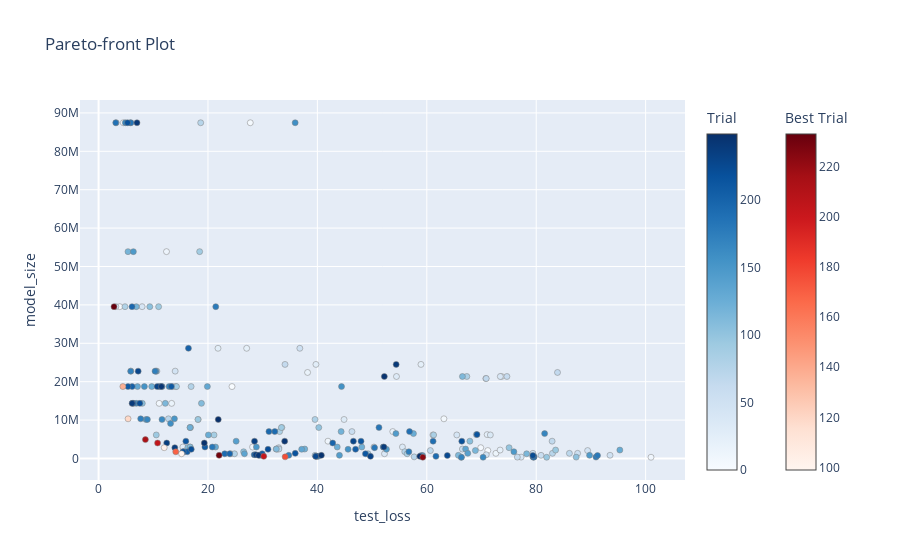

Source (notebook cell):
### Code cell
### load the study and plot pareto
with open("optuna_study_250.pkl", "rb") as f:
    study = pickle.load(f)
    
fig = optuna.visualization.plot_pareto_front(
    study,
    targets=lambda t: (t.values[0], t.values[1]),
    target_names=["test_loss", "model_size"]
)

fig.show()

### Figure 1 — Plotly figure (JSON) as saved in the notebook; plotly's stock layout.template omitted (floating-point values rounded to 4 significant figures; data arrays with more than 128 entries replaced by an {"elided": "..."} marker saying what was removed)
{"data": [{"hovertemplate": "%{text}<extra>Trial</extra>", "marker": {"color": {"elided": "238 int values"}, "colorbar": {"title": {"text": "Trial"}}, "colorscale": [[0, "rgb(247,251,255)"], [0.125, "rgb(222,235,247)"], [0.25, "rgb(198,219,239)"], [0.375, "rgb(158,202,225)"], [0.5, "rgb(107,174,214)"], [0.625, "rgb(66,146,198)"], [0.75, "rgb(33,113,181)"], [0.875, "rgb(8,81,156)"], [1, "rgb(8,48,107)"]], "line": {"color": "Grey", "width": 0.5}}, "mode": "markers", "showlegend": false, "text": {"elided": "238 str values"}, "type": "scatter", "x": {"elided": "238 float values"}, "y": {"elided": "238 int values"}}, {"hovertemplate": "%{text}<extra>Best Trial</extra>", "marker": {"color": [99, 102, 119, 137, 169, 176, 202, 204, 214, 223, 230, 233], "colorbar": {"title": {"text": "Best Trial"}, "x": 1.1, "xpad": 40}, "colorscale": [[0, "rgb(255,245,240)"], [0.125, "rgb(254,224,210)"], [0.25, "rgb(252,187,161)"], [0.375, "rgb(252,146,114)"], [0.5, "rgb(251,106,74)"], [0.625, "rgb(239,59,44)"], [0.75, "rgb(203,24,29)"], [0.875, "rgb(165,15,21)"], [1, "rgb(103,0,13)"]], "line": {"color": "Grey", "width": 0.5}}, "mode": "markers", "showlegend": false, "text": ["{<br>  \"number\": 99,<br>  \"values\": [<br>    15.17159161376953,<br>    1229366.0<br>  ],<br>  \"params\": {<br>    \"lr\": 0.002845869663226317,<br>    \"latent_dim\": 256,<br>    \"hidden_dim\": 512,<br>    \"dropout\": 0.00937026146829295,<br>    \"weight_decay\": 3.7784678590189794e-05<br>  }<br>}", "{<br>  \"number\": 102,<br>  \"values\": [<br>    11.994559539794922,<br>    2806838.0<br>  ],<br>  \"params\": {<br>    \"lr\": 0.0032460033071005276,<br>    \"latent_dim\": 1024,<br>    \"hidden_dim\": 512,<br>    \"dropout\": 0.00937026146829295,<br>    \"weight_decay\": 1.1829693903474744e-05<br>  }<br>}", "{<br>  \"number\": 119,<br>  \"values\": [<br>    5.392251373291016,<br>    10331702.0<br>  ],<br>  \"params\": {<br>    \"lr\": 0.0007130032960533752,<br>    \"latent_dim\": 2048,<br>    \"hidden_dim\": 1024,<br>    \"dropout\": 0.05947120720739868,<br>    \"weight_decay\": 3.383148245330149e-05<br>  }<br>}", "{<br>  \"number\": 137,<br>  \"values\": [<br>    4.445593185424805,<br>    18732598.0<br>  ],<br>  \"params\": {<br>    \"lr\": 0.0005386060664441708,<br>    \"latent_dim\": 4096,<br>    \"hidden_dim\": 1024,<br>    \"dropout\": 0.1096046099745216,<br>    \"weight_decay\": 0.0026276886987540733<br>  }<br>}", "{<br>  \"number\": 169,<br>  \"values\": [<br>    14.109542541503906,<br>    1755190.0<br>  ],<br>  \"params\": {<br>    \"lr\": 0.00480225481685459,<br>    \"latent_dim\": 512,<br>    \"hidden_dim\": 512,<br>    \"dropout\": 0.00937026146829295,<br>    \"weight_decay\": 0.008442202581361823<br>  }<br>}", "{<br>  \"number\": 176,<br>  \"values\": [<br>    34.106224609375,<br>    418358.0<br>  ],<br>  \"params\": {<br>    \"lr\": 0.00997994356687238,<br>    \"latent_dim\": 128,<br>    \"hidden_dim\": 256,<br>    \"dropout\": 0.07912890031204944,<br>    \"weight_decay\": 1.4404897779392952e-05<br>  }<br>}", "{<br>  \"number\": 202,<br>  \"values\": [<br>    30.199758422851563,<br>    550198.0<br>  ],<br>  \"params\": {<br>    \"lr\": 0.002030820127212753,<br>    \"latent_dim\": 256,<br>    \"hidden_dim\": 256,<br>    \"dropout\": 0.09693029342683362,<br>    \"weight_decay\": 0.00010608039852090302<br>  }<br>}", "{<br>  \"number\": 204,<br>  \"values\": [<br>    10.78721713256836,<br>    4031030.0<br>  ],<br>  \"params\": {<br>    \"lr\": 0.0006853851557760242,<br>    \"latent_dim\": 512,<br>    \"hidden_dim\": 1024,<br>    \"dropout\": 0.08472091738406912,<br>    \"weight_decay\": 0.008442202581361823<br>  }<br>}", "{<br>  \"number\": 214,<br>  \"values\": [<br>    8.560082550048827,<br>    4910134.0<br>  ],<br>  \"params\": {<br>    \"lr\": 0.0007130032960533752,<br>    \"latent_dim\": 2048,<br>    \"hidden_dim\": 512,<br>    \"dropout\": 0.05947120720739868,<br>    \"weight_decay\": 3.383148245330149e-05<br>  }<br>}", "{<br>  \"number\": 223,<br>  \"values\": [<br>    59.27087182617188,<br>    319478.0<br>  ],<br>  \"params\": {<br>    \"lr\": 0.00480225481685459,<br>    \"latent_dim\": 32,<br>    \"hidden_dim\": 256,<br>    \"dropout\": 0.08472091738406912,<br>    \"weight_decay\": 0.008442202581361823<br>  }<br>}", "{<br>  \"number\": 230,<br>  \"values\": [<br>    22.034921325683595,<br>    813878.0<br>  ],<br>  \"params\": {<br>    \"lr\": 0.00480225481685459,<br>    \"latent_dim\": 512,<br>    \"hidden_dim\": 256,<br>    \"dropout\": 0.08472091738406912,<br>    \"weight_decay\": 0.008442202581361823<br>  }<br>}", "{<br>  \"number\": 233,<br>  \"values\": [<br>    2.8203153457641603,<br>    39537206.0<br>  ],<br>  \"params\": {<br>    \"lr\": 0.0003824211765240525,<br>    \"latent_dim\": 4096,<br>    \"hidden_dim\": 2048,<br>    \"dropout\": 0.02899844490761616,<br>    \"weight_decay\": 0.0003283692218451411<br>  }<br>}"], "type": "scatter", "x": [15.17, 11.99, 5.392, 4.446, 14.11, 34.11, 30.2, 10.79, 8.56, 59.27, 22.03, 2.82], "y": [1229366, 2806838, 10331702, 18732598, 1755190, 418358, 550198, 4031030, 4910134, 319478, 813878, 39537206]}], "layout": {"title": {"text": "Pareto-front Plot"}, "xaxis": {"title": {"text": "test_loss"}}, "yaxis": {"title": {"text": "model_size"}}}}
